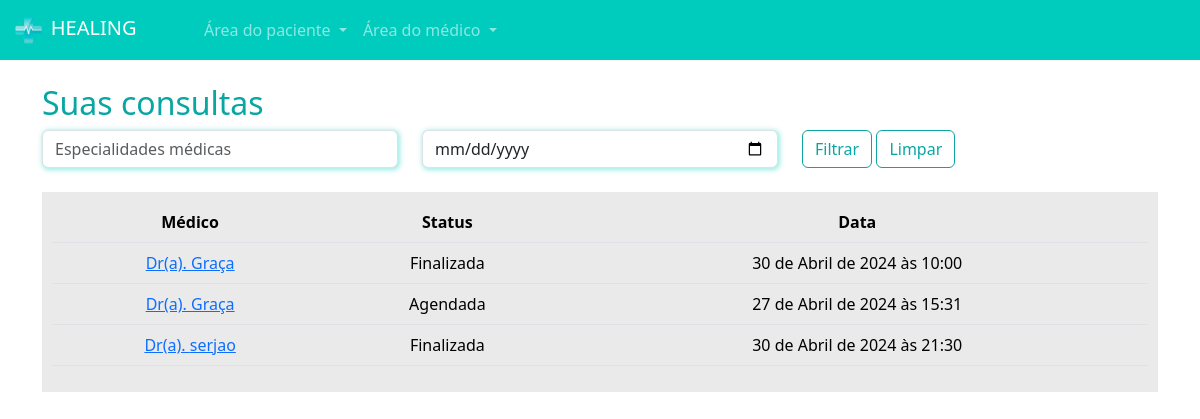
The app's page /pacientes/minhas_consultas/ (signed in) with its own data.
### paciente/models.py (models this page shows, shortened)
class Consulta(models.Model):
    status_choices = (
        ('A', 'Agendada'),
        ('F', 'Finalizada'),
        ('C', 'Cancelada'),
        ('I', 'Iniciada')
    )
    paciente = models.ForeignKey(User, on_delete=models.DO_NOTHING)
    data_aberta = models.ForeignKey(DatasAbertas, on_delete=models.DO_NOTHING)
    status = models.CharField(max_length=1, choices=status_choices, default='A')
    link = models.URLField(null=True, blank=True)

### medico/models.py (models this page shows, shortened)
class DatasAbertas(models.Model):
    data = models.DateTimeField()
    user = models.ForeignKey(User, on_delete=models.DO_NOTHING)
    agendado = models.BooleanField(default=False)

### paciente/views.py (the view)
# urls.py: path('minhas_consultas/', views.minhas_consultas, name="minhas_consultas"),
def minhas_consultas(request):
    if request.method =="GET":
        minhas_consultas = Consulta.objects.filter(paciente=request.user).filter(data_aberta__data__gte=datetime.now())
        especialidades_filtrar = request.GET.get("especialidades")
        if especialidades_filtrar:
            minhas_consultas = minhas_consultas.filter(data_aberta__user__dadosmedico__especialidade__especialidade__icontains=especialidades_filtrar)
        data_filtrar = request.GET.get("data")
        if data_filtrar:
            minhas_consultas = minhas_consultas.filter(data_aberta__data__icontains = data_filtrar)
        return render(request, 'minhas_consultas.html', {'minhas_consultas': minhas_consultas, 'is_medico': is_medico(request.user)})

### medico/models.py (called while the page is built)
def is_medico(user):
    return DadosMedico.objects.filter(user=user).exists()

### paciente/templates/minhas_consultas.html
{% extends "base.html" %}
{% load static %}
{% block 'head' %}
    <link rel="stylesheet" href="{% static 'medicos/css/abrir_horario.css' %}">
    <link rel="stylesheet" href="{% static 'usuarios/css/usuarios.css' %}">
    <link rel="stylesheet" href="{% static 'medicos/css/cadastro_medico.css' %}">
    <link rel="stylesheet" href="{% static 'pacientes/css/home.css' %}">
    <link rel="stylesheet" href="https://cdn.jsdelivr.net/npm/bootstrap-icons@1.11.3/font/bootstrap-icons.min.css">
{% endblock 'head' %}
{% block 'body' %}
{% include "partials/navbar.html" %}
    <div class="container">
        <br>
        <form action="{% url "minhas_consultas" %}" post="GET">
            <h2><span class="color-dark">Suas consultas</span></h2>
            <div class="row">
                <div class="col-md">
                    <input type="text" name="especialidades" id="" class="form-control shadow-main-color" placeholder="Especialidades médicas">
                </div>
                <div class="col-md">
                    <input type="date" name="data" id="" class="form-control shadow-main-color" placeholder="Data da consulta">
                </div>
                <div class="col-md">
                    <input type="submit" value="Filtrar" class="btn btn-dark-color-outline">
                    <button class="btn btn-dark-color-outline" url = "{% url "minhas_consultas" %}">Limpar</button>
                </div>
            </div>
        </form>
        <br>
        <div class="list-minhas-consultas">
            <table class="table">
                <thead>
                <tr>
                    <th scope="col">Médico</th>
                    <th scope="col">Status</th>
                    <th scope="col">Data</th>
                </tr>
                </thead>
                <tbody>
                    {% for consulta in minhas_consultas  %}
                        <tr>
                            <td><a href="{% url "consulta" consulta.id %}">Dr(a). {{consulta.data_aberta.user}}</a></td>
                            <td>{{consulta.get_status_display}}</td>
                            <td>{{consulta.data_aberta.data}}</td>
                        </tr>
                    {% endfor %}
                </tbody>
            </table>
        </div>
    </div>
{% endblock 'body' %}

### templates/static/geral/css/base.css (style rules this page uses)
:root { --main-color: #00CCBE; --dark-color: #09A6A3; --contrast-color: #FFD686; }
.color-dark { color: var(--dark-color); }

### templates/static/usuarios/css/usuarios.css (style rules this page uses)
.btn-dark-color-outline { border: 1px solid var(--dark-color); color: var(--dark-color) }

### templates/static/medicos/css/cadastro_medico.css (style rules this page uses)
.shadow-main-color { box-shadow: 1px 1px 5px 1px rgba(0, 204, 190,.4); }

### templates/static/pacientes/css/home.css (style rules this page uses)
table { border-collapse: collapse !important; width: 100%; }
th, td { padding: 8px; text-align: center; background-color: #EAEAEA !important; }
th { background-color: #EAEAEA; }
.list-minhas-consultas { background-color: #EAEAEA; padding: 10px; }

### records on screen
Consulta: data_aberta.user "Graça", status "Finalizada", data_aberta.data "30 de Abril de 2024 às 10:00"
Consulta: data_aberta.user "Graça", status "Agendada", data_aberta.data "27 de Abril de 2024 às 15:31"
Consulta: data_aberta.user "serjao", status "Finalizada", data_aberta.data "30 de Abril de 2024 às 21:30"
